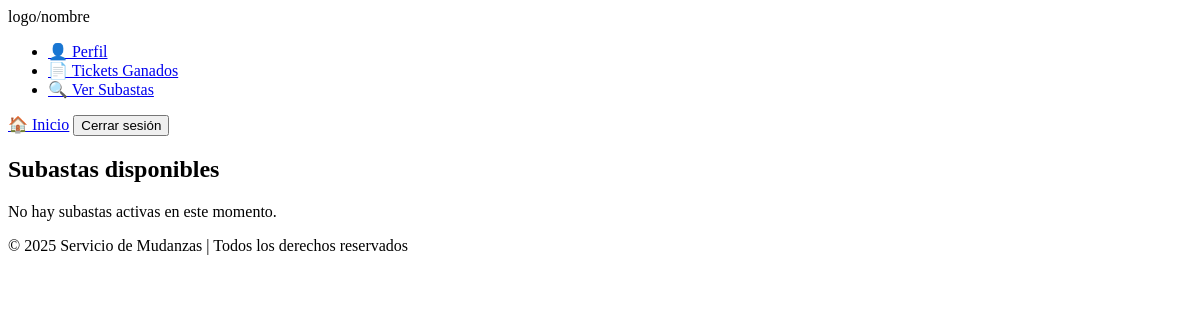
The page /subastas/subastas/ (signed in) on the database as committed earlier.
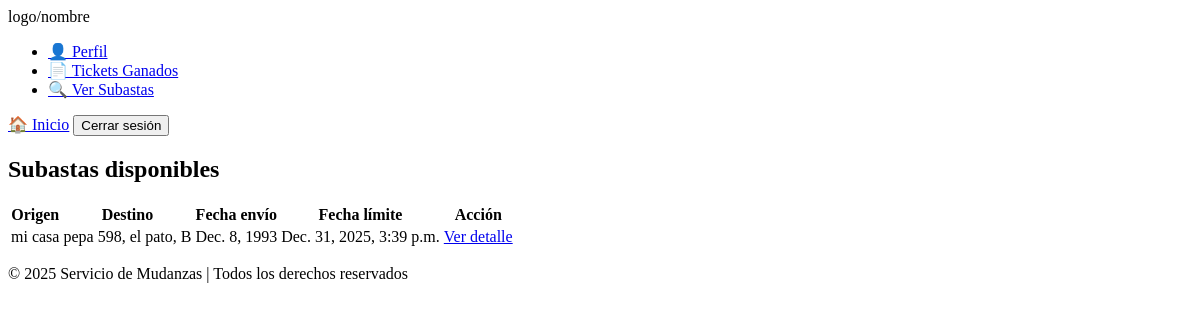
The same page on the database as committed later.
### creacionSubastas/models.py (models this page shows, shortened)
class Subasta(models.Model):
    cliente = models.ForeignKey(Usuario, on_delete=models.CASCADE, related_name="subastas_creadas")
    origen = models.CharField(max_length=100)
    destino = models.CharField(max_length=100)
    fecha_envio = models.DateField()
    descripcion = models.TextField(blank=True)
    tiempo_limite = models.DateTimeField()
    finalizada = models.BooleanField(default=False)
    oferta_ganadora = models.ForeignKey("Oferta", null=True, blank=True, on_delete=models.SET_NULL, related_name="ganadora_de")
    destino_calle = models.CharField(max_length=100)
    destino_localidad = models.CharField(max_length=100)
    destino_provincia = models.CharField(max_length=100)
    precio_referencia = models.DecimalField(
    max_digits=10,
    decimal_places=2,
    default=10000,
    verbose_name="Precio máximo dispuesto a pagar",
    help_text="Este es el precio que el cliente está dispuesto a pagar como máximo."
    )
    fecha_creacion = models.DateTimeField(default=timezone.now, verbose_name="Fecha de creación")

### creacionSubastas/views.py (the view)
# urls.py: path("subastas/", listar_subastas_vigentes, name="listar_subastas_vigentes"),
@login_required
def listar_subastas_vigentes(request):
    if request.user.tipo_usuario not in ["chofer_particular", "empresa"]:
        return redirect("home")
    subastas = Subasta.objects.filter(finalizada=False).order_by("tiempo_limite")
    return render(request, "creacionSubastas/listado_subastas.html", {
        "subastas": subastas
    })

### registroUsuarios/authentication.py (called while the page is built)
    def get_user(self, user_id):
        try:
            return Usuario.objects.get(pk=user_id)  # Devuelve el usuario por ID
        except Usuario.DoesNotExist:
            return None

### creacionSubastas/templates/creacionSubastas/listado_subastas.html
{% extends "base.html" %}
{% block content %}
<h2>Subastas disponibles</h2>
{% if subastas %}
<table>
  <tr>
    <th>Origen</th>
    <th>Destino</th>
    <th>Fecha envío</th>
    <th>Fecha límite</th>
    <th>Acción</th>
  </tr>
  {% for subasta in subastas %}
  <tr>
    <td>{{ subasta.origen }}</td>
    <td>{{ subasta.destino_calle }}, {{ subasta.destino_localidad }}, {{ subasta.destino_provincia }}</td>
    <td>{{ subasta.fecha_envio }}</td>
    <td>{{ subasta.tiempo_limite }}</td>
    <td><a href="{% url 'creacionSubastas:detalle_subasta' subasta.id %}">Ver detalle</a></td>
  </tr>
  {% endfor %}
</table>
{% else %}
<p>No hay subastas activas en este momento.</p>
{% endif %}
{% endblock %}

Rows that differ between the two databases and show on the page:
added Subasta: origen "mi casa", destino_calle "pepa 598", destino_localidad "el pato", destino_provincia "B", fecha_envio "Dec. 8, 1993", tiempo_limite "Dec. 31, 2025, 3:39 p.m."
Other text that changed with them:
text no longer shown: "No hay subastas activas en este momento."
text now shown: "Origen Destino Fecha envío Fecha límite Acción"
